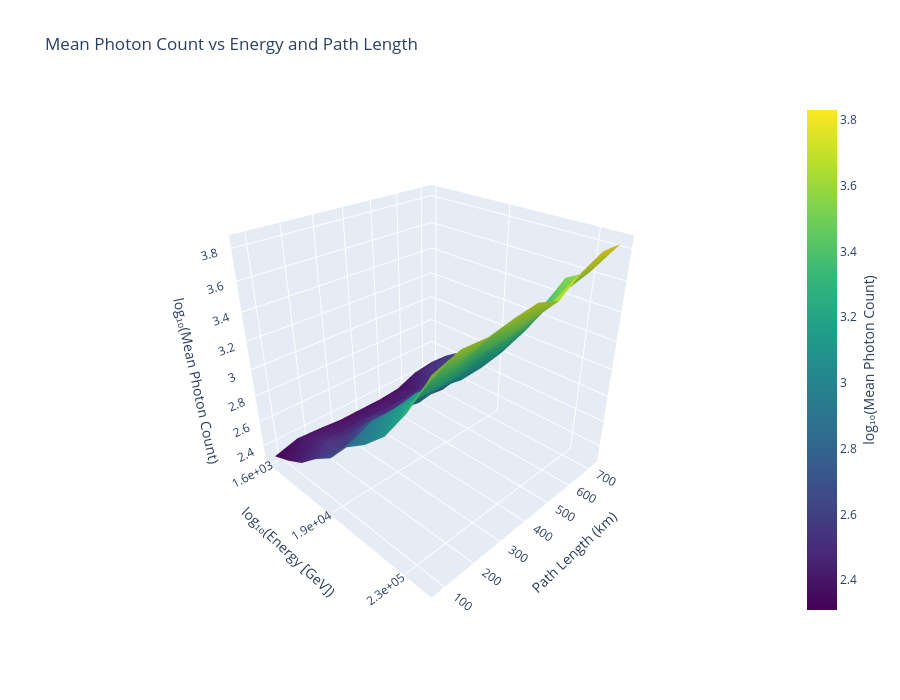

The cell this chart's notebook holds for it:
### Code cell
import plotly.graph_objects as go
import numpy as np

N_E = 10
N_S = 10
E_bins = np.logspace(np.log10(min(Energy_GeV)), np.log10(max(Energy_GeV)), N_E + 1) #np.quantile(Energy_GeV, np.linspace(0, 1, N_E + 1))
Slant_bins = np.linspace(min(Slant), max(Slant), N_S)#np.quantile(Slant, np.linspace(0, 1, N_S + 1))

# Build 2D grid of average photon counts
photon_grid = np.zeros((len(Slant_bins)-1, len(E_bins)-1))

for i in range(len(E_bins)-1):
    for j in range(len(Slant_bins)-1):
        mask = (
            (Energy_GeV >= E_bins[i]) & (Energy_GeV < E_bins[i+1]) &
            (Slant >= Slant_bins[j]) & (Slant < Slant_bins[j+1])
        )
        if np.sum(mask) > 0:
            photon_grid[j, i] = np.mean(max_photon_10ns[mask]) #max_photon_10ns

# Debug
print("photon_grid min/max:", np.nanmin(photon_grid), np.nanmax(photon_grid))
print("NaN count:", np.sum(np.isnan(photon_grid)))
print("Zero count:", np.sum(photon_grid == 0))

# Bin centers for axes
E_centers = 0.5 * (E_bins[:-1] + E_bins[1:])
S_centers = 0.5 * (Slant_bins[:-1] + Slant_bins[1:])

# Create meshgrid
E_mesh, S_mesh = np.meshgrid(E_centers, S_centers)

# Log10 of photon grid, replace 0s with nan
photon_grid[photon_grid <= 0] = np.nan
log_photon_grid = np.log10(photon_grid)

# Fill remaining NaNs with interpolated minimum for surface continuity
log_min = np.nanmin(log_photon_grid)
log_photon_grid_filled = np.where(np.isnan(log_photon_grid), log_min, log_photon_grid)

print("log_photon_grid min/max:", np.nanmin(log_photon_grid), np.nanmax(log_photon_grid))

fig = go.Figure(data=[go.Surface(
    x=np.log10(E_mesh),
    y=S_mesh,
    z=log_photon_grid_filled,
    surfacecolor=log_photon_grid_filled,
    colorscale='Viridis',
    connectgaps=True,
    colorbar=dict(
        title=dict(
            text='log₁₀(Mean Photon Count)',
            side='right'
        )
    ),
    hovertemplate=(
        'log₁₀(Energy): %{x:.2f}<br>'
        'Path Length (km): %{y:.2f}<br>'
        'log₁₀(Photon Count): %{z:.2f}<br>'
        '<extra></extra>'
    )
)])

fig.update_layout(
    title='Mean Photon Count vs Energy and Path Length',
    scene=dict(
        xaxis=dict(
            title='log₁₀(Energy [GeV])',
            tickvals=np.log10(E_centers[::4]),
            ticktext=[f'{e:.1e}' for e in E_centers[::4]],
        ),
        yaxis=dict(title='Path Length (km)'),
        zaxis=dict(title='log₁₀(Mean Photon Count)'),
        camera=dict(
            eye=dict(x=1.5, y=-1.5, z=1.2)
        )
    ),
    width=900,
    height=700,
)

fig.show()
fig.write_html("/uufs/chpc.utah.edu/common/home/u1520754/Muon_Trinity/plot/photon_count_surface.html")

### Figure 1 — Plotly figure (JSON) as saved in the notebook; plotly's stock layout.template omitted (floating-point values rounded to 4 significant figures)
{"data": [{"colorbar": {"title": {"side": "right", "text": "log₁₀(Mean Photon Count)"}}, "colorscale": [[0, "#440154"], [0.1111, "#482878"], [0.2222, "#3e4989"], [0.3333, "#31688e"], [0.4444, "#26828e"], [0.5556, "#1f9e89"], [0.6667, "#35b779"], [0.7778, "#6ece58"], [0.8889, "#b5de2b"], [1, "#fde725"]], "connectgaps": true, "hovertemplate": "log₁₀(Energy): %{x:.2f}<br>Path Length (km): %{y:.2f}<br>log₁₀(Photon Count): %{z:.2f}<br><extra></extra>", "surfacecolor": [[2.309, 2.368, 2.443, 2.57, 2.671, 2.843, 2.951, 3.094, 3.316, 3.602], [2.362, 2.424, 2.504, 2.546, 2.706, 2.931, 3.07, 3.216, 3.457, 3.658], [2.351, 2.403, 2.477, 2.636, 2.765, 2.92, 3.11, 3.214, 3.448, 3.65], [2.334, 2.398, 2.519, 2.626, 2.75, 2.878, 3.078, 3.224, 3.496, 3.683], [2.336, 2.404, 2.489, 2.567, 2.749, 2.909, 3.029, 3.28, 3.452, 3.705], [2.336, 2.395, 2.519, 2.637, 2.726, 2.918, 3.041, 3.256, 3.479, 3.655], [2.352, 2.418, 2.526, 2.702, 2.754, 2.967, 3.073, 3.288, 3.532, 3.764], [2.42, 2.51, 2.588, 2.753, 2.86, 2.972, 3.203, 3.374, 3.575, 3.83], [2.443, 2.57, 2.671, 2.767, 2.977, 3.082, 3.243, 3.524, 3.612, 3.828]], "type": "surface", "x": [[3.206, 3.476, 3.746, 4.016, 4.286, 4.556, 4.826, 5.096, 5.366, 5.636], [3.206, 3.476, 3.746, 4.016, 4.286, 4.556, 4.826, 5.096, 5.366, 5.636], [3.206, 3.476, 3.746, 4.016, 4.286, 4.556, 4.826, 5.096, 5.366, 5.636], [3.206, 3.476, 3.746, 4.016, 4.286, 4.556, 4.826, 5.096, 5.366, 5.636], [3.206, 3.476, 3.746, 4.016, 4.286, 4.556, 4.826, 5.096, 5.366, 5.636], [3.206, 3.476, 3.746, 4.016, 4.286, 4.556, 4.826, 5.096, 5.366, 5.636], [3.206, 3.476, 3.746, 4.016, 4.286, 4.556, 4.826, 5.096, 5.366, 5.636], [3.206, 3.476, 3.746, 4.016, 4.286, 4.556, 4.826, 5.096, 5.366, 5.636], [3.206, 3.476, 3.746, 4.016, 4.286, 4.556, 4.826, 5.096, 5.366, 5.636]], "y": [[77.64, 77.64, 77.64, 77.64, 77.64, 77.64, 77.64, 77.64, 77.64, 77.64], [158.5, 158.5, 158.5, 158.5, 158.5, 158.5, 158.5, 158.5, 158.5, 158.5], [239.3, 239.3, 239.3, 239.3, 239.3, 239.3, 239.3, 239.3, 239.3, 239.3], [320.2, 320.2, 320.2, 320.2, 320.2, 320.2, 320.2, 320.2, 320.2, 320.2], [401.1, 401.1, 401.1, 401.1, 401.1, 401.1, 401.1, 401.1, 401.1, 401.1], [481.9, 481.9, 481.9, 481.9, 481.9, 481.9, 481.9, 481.9, 481.9, 481.9], [562.8, 562.8, 562.8, 562.8, 562.8, 562.8, 562.8, 562.8, 562.8, 562.8], [643.6, 643.6, 643.6, 643.6, 643.6, 643.6, 643.6, 643.6, 643.6, 643.6], [724.5, 724.5, 724.5, 724.5, 724.5, 724.5, 724.5, 724.5, 724.5, 724.5]], "z": [[2.309, 2.368, 2.443, 2.57, 2.671, 2.843, 2.951, 3.094, 3.316, 3.602], [2.362, 2.424, 2.504, 2.546, 2.706, 2.931, 3.07, 3.216, 3.457, 3.658], [2.351, 2.403, 2.477, 2.636, 2.765, 2.92, 3.11, 3.214, 3.448, 3.65], [2.334, 2.398, 2.519, 2.626, 2.75, 2.878, 3.078, 3.224, 3.496, 3.683], [2.336, 2.404, 2.489, 2.567, 2.749, 2.909, 3.029, 3.28, 3.452, 3.705], [2.336, 2.395, 2.519, 2.637, 2.726, 2.918, 3.041, 3.256, 3.479, 3.655], [2.352, 2.418, 2.526, 2.702, 2.754, 2.967, 3.073, 3.288, 3.532, 3.764], [2.42, 2.51, 2.588, 2.753, 2.86, 2.972, 3.203, 3.374, 3.575, 3.83], [2.443, 2.57, 2.671, 2.767, 2.977, 3.082, 3.243, 3.524, 3.612, 3.828]]}], "layout": {"height": 700, "scene": {"camera": {"eye": {"x": 1.5, "y": -1.5, "z": 1.2}}, "xaxis": {"ticktext": ["1.6e+03", "1.9e+04", "2.3e+05"], "tickvals": [3.206, 4.286, 5.366], "title": {"text": "log₁₀(Energy [GeV])"}}, "yaxis": {"title": {"text": "Path Length (km)"}}, "zaxis": {"title": {"text": "log₁₀(Mean Photon Count)"}}}, "title": {"text": "Mean Photon Count vs Energy and Path Length"}, "width": 900}}
